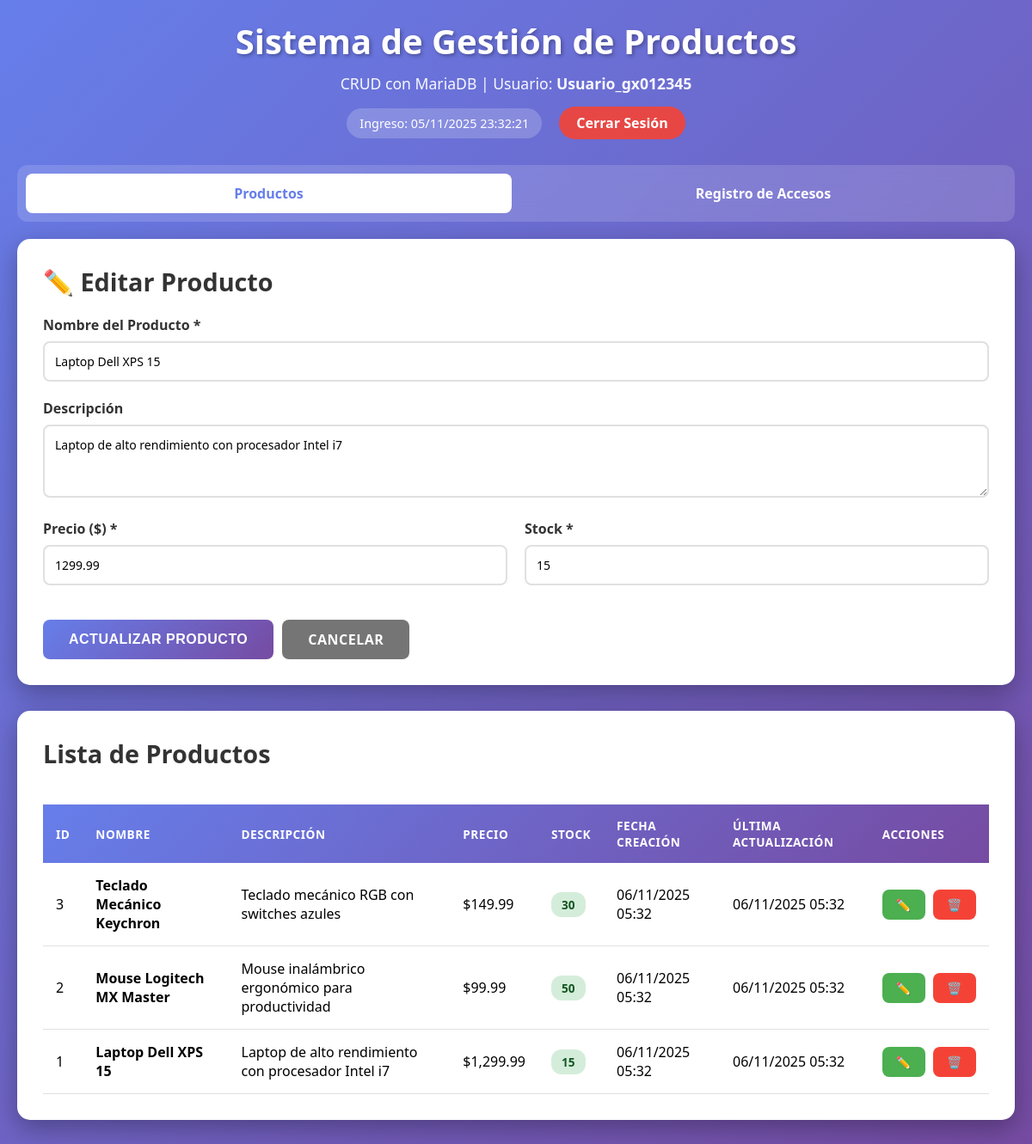
Page /?editar=1 on the committed database.
### tables this page shows
CREATE TABLE IF NOT EXISTS productos (
    id INT AUTO_INCREMENT PRIMARY KEY,
    nombre VARCHAR(255) NOT NULL,
    descripcion TEXT,
    precio DECIMAL(10, 2) NOT NULL DEFAULT 0.00,
    stock INT NOT NULL DEFAULT 0,
    fecha_creacion TIMESTAMP DEFAULT CURRENT_TIMESTAMP,
    fecha_actualizacion TIMESTAMP DEFAULT CURRENT_TIMESTAMP ON UPDATE CURRENT_TIMESTAMP
);

### functions.php (called while the page is built, shortened)
<?php
function obtenerProductos() {
    $pdo = getConnection();
    $sql = "SELECT * FROM productos ORDER BY id DESC";
    $stmt = $pdo->query($sql);
    return $stmt->fetchAll();
}
function obtenerProductoPorId($id) {
    $pdo = getConnection();
    $sql = "SELECT * FROM productos WHERE id = ?";
    $stmt = $pdo->prepare($sql);
    $stmt->execute([ (int)$id ]);
    return $stmt->fetch();
}

### index.php (the view, shortened to what this page needs)
<?php
require_once __DIR__ . '/functions.php';
$editando = false;
$producto_edit = null;
if (isset($_GET['editar'])) {
    $editando = true;
    $id = intval($_GET['editar']);
    $producto_edit = obtenerProductoPorId($id);
}
$productos = obtenerProductos();
?>
<!DOCTYPE html>
<html lang="es">
<head>
    <link rel="stylesheet" href="styles.css">
</head>
<body>
    <div class="container">
        <div class="header">
            <h1> Sistema de Gestión de Productos</h1>
            <p>CRUD con MariaDB | Usuario: <strong><?php echo $_SESSION['usuario']; ?></strong></p>
            <div class="session-info">
                <span>Ingreso: <?php echo date('d/m/Y H:i:s', $_SESSION['ingreso_timestamp']); ?></span>
                <a href="logout.php" class="btn-logout" onclick="return confirm('¿Deseas cerrar sesión?')">Cerrar Sesión</a>
            </div>
        </div>
        <div class="nav-tabs">
            <a href="index.php" class="tab-link active">Productos</a>
            <a href="registros.php" class="tab-link">Registro de Accesos</a>
        </div>
        <div class="card">
            <h2><?php echo $editando ? '✏️ Editar Producto' : '➕ Agregar Nuevo Producto'; ?></h2>
            <form method="POST" action="">
                <div class="form-group">
                    <label for="nombre">Nombre del Producto *</label>
                    <input type="text" id="nombre" name="nombre"
                           value="<?php echo $editando ? $producto_edit['nombre'] : ''; ?>"
                           required>
                </div>
                <div class="form-group">
                    <label for="descripcion">Descripción</label>
                    <textarea id="descripcion" name="descripcion" rows="3"><?php echo $editando ? $producto_edit['descripcion'] : ''; ?></textarea>
                </div>
                <div class="form-row">
                    <div class="form-group">
                        <label for="precio">Precio ($) *</label>
                        <input type="number" id="precio" name="precio" step="0.01" min="0"
                               value="<?php echo $editando ? $producto_edit['precio'] : ''; ?>"
                               required>
                    </div>
                    <div class="form-group">
                        <label for="stock">Stock *</label>
                        <input type="number" id="stock" name="stock" min="0"
                               value="<?php echo $editando ? $producto_edit['stock'] : ''; ?>"
                               required>
                    </div>
                </div>
                <div class="form-actions">
                    <?php if ($editando): ?>
                        <button type="submit" name="actualizar" class="btn btn-primary">Actualizar Producto</button>
                        <a href="index.php" class="btn btn-cancel">Cancelar</a>
                    <?php else: ?>
                        <button type="submit" name="crear" class="btn btn-primary">Crear Producto</button>
                    <?php endif; ?>
                </div>
            </form>
        </div>
        <div class="card">
            <h2>Lista de Productos</h2>
            <?php if (count($productos) > 0): ?>
                <div class="table-responsive">
                    <table>
                        <thead>
                            <tr>
                                <th>ID</th>
                                <th>Nombre</th>
                                <th>Descripción</th>
                                <th>Precio</th>
                                <th>Stock</th>
                                <th>Fecha Creación</th>
                                <th>Última Actualización</th>
                                <th>Acciones</th>
                            </tr>
                        </thead>
                        <tbody>
                            <?php foreach ($productos as $producto): ?>
                                <tr>
                                    <td><?php echo $producto['id']; ?></td>
                                    <td><strong><?php echo $producto['nombre']; ?></strong></td>
                                    <td><?php echo substr($producto['descripcion'], 0, 50) . (strlen($producto['descripcion']) > 50 ? '...' : ''); ?></td>
                                    <td>$<?php echo number_format($producto['precio'], 2); ?></td>
                                    <td><span class="badge <?php echo $producto['stock'] > 10 ? 'badge-success' : ($producto['stock'] > 0 ? 'badge-warning' : 'badge-danger'); ?>">
                                        <?php echo $producto['stock']; ?>
                                    </span></td>
                                    <td><?php echo date('d/m/Y H:i', strtotime($producto['fecha_creacion'])); ?></td>
                                    <td><?php echo date('d/m/Y H:i', strtotime($producto['fecha_actualizacion'])); ?></td>
                                    <td class="actions">
                                        <a href="?editar=<?php echo $producto['id']; ?>" class="btn btn-edit">✏️</a>
                                        <a href="?eliminar=<?php echo $producto['id']; ?>"
                                           class="btn btn-delete"
                                           onclick="return confirm('¿Estás seguro de eliminar este producto?')">🗑️</a>
                                    </td>
                                </tr>
                            <?php endforeach; ?>
                        </tbody>
                    </table>
                </div>
            <?php endif; ?>
        </div>
    </div>
</body>
</html>

### styles.css (style rules this page uses)
* { margin: 0; padding: 0; box-sizing: border-box; }
body { font-family: 'Segoe UI', Tahoma, Geneva, Verdana, sans-serif; background: linear-gradient(135deg, #667eea 0%, #764ba2 100%); min-height: 100vh; padding: 20px; }
.container { max-width: 1400px; margin: 0 auto; }
.header { text-align: center; color: white; margin-bottom: 30px; }
.header h1 { font-size: 2.5em; margin-bottom: 10px; text-shadow: 2px 2px 4px rgba(0,0,0,0.3); }
.header p { font-size: 1.1em; opacity: 0.95; }
.session-info { display: flex; justify-content: center; align-items: center; gap: 20px; margin-top: 15px; flex-wrap: wrap; }
.session-info span { background: rgba(255,255,255,0.2); padding: 8px 15px; border-radius: 20px; font-size: 0.9em; backdrop-filter: blur(10px); }
.btn-logout { background: rgba(244, 67, 54, 0.9); color: white; padding: 8px 20px; border-radius: 20px; text-decoration: none; font-weight: 600; transition: all 0.3s ease; }
.nav-tabs { display: flex; gap: 10px; margin-bottom: 20px; background: rgba(255,255,255,0.15); padding: 10px; border-radius: 12px; backdrop-filter: blur(10px); }
.tab-link { flex: 1; padding: 12px 20px; text-align: center; color: white; text-decoration: none; border-radius: 8px; font-weight: 600; transition: all 0.3s ease; }
.tab-link.active { background: white; color: #667eea; }
.card { background: white; border-radius: 15px; padding: 30px; box-shadow: 0 10px 30px rgba(0,0,0,0.3); margin-bottom: 30px; animation: slideUp 0.5s ease; }
.card h2 { color: #333; margin-bottom: 20px; font-size: 1.8em; }
.form-group { margin-bottom: 20px; }
.form-group label { display: block; margin-bottom: 8px; color: #333; font-weight: 600; }
.form-group input, .form-group textarea { width: 100%; padding: 12px; border: 2px solid #e0e0e0; border-radius: 8px; font-size: 14px; font-family: inherit; transition: all 0.3s ease; }
.form-row { display: grid; grid-template-columns: repeat(auto-fit, minmax(200px, 1fr)); gap: 20px; }
.btn { padding: 12px 30px; border: none; border-radius: 8px; font-size: 16px; font-weight: 600; cursor: pointer; transition: all 0.3s ease; text-transform: uppercase; letter-spacing: 0.5px; text-decoration: none; display: inline-block; }
.btn-primary { background: linear-gradient(135deg, #667eea 0%, #764ba2 100%); color: white; }
.btn-edit { background: #4CAF50; color: white; padding: 8px 16px; font-size: 14px; margin-right: 5px; }
.btn-delete { background: #f44336; color: white; padding: 8px 16px; font-size: 14px; }
.btn-cancel { background: #757575; color: white; }
.form-actions { display: flex; gap: 10px; margin-top: 20px; }
.table-responsive { overflow-x: auto; }
table { width: 100%; border-collapse: collapse; margin-top: 20px; }
table thead { background: linear-gradient(135deg, #667eea 0%, #764ba2 100%); color: white; }
table th, table td { padding: 15px; text-align: left; }
table th { font-weight: 600; text-transform: uppercase; font-size: 0.85em; letter-spacing: 0.5px; }
table tbody tr { border-bottom: 1px solid #e0e0e0; transition: background 0.3s ease; }
table td.actions { white-space: nowrap; }
.badge { display: inline-block; padding: 5px 12px; border-radius: 12px; font-size: 0.85em; font-weight: 600; }
.badge-success { background: #d4edda; color: #155724; }

### rows in the picture
productos: nombre "Laptop Dell XPS 15", descripcion "Laptop de alto rendimiento con procesador Intel i7", precio "1299.99", stock "15", id "1", precio "1,299.99", fecha_creacion "06/11/2025 05:32", fecha_actualizacion "06/11/2025 05:32"
productos: id "3", nombre "Teclado Mecánico Keychron", descripcion "Teclado mecánico RGB con switches azules", precio "149.99", stock "30", fecha_creacion "06/11/2025 05:32", fecha_actualizacion "06/11/2025 05:32"
productos: id "2", nombre "Mouse Logitech MX Master", descripcion "Mouse inalámbrico ergonómico para productividad", precio "99.99", stock "50", fecha_creacion "06/11/2025 05:32", fecha_actualizacion "06/11/2025 05:32"

### other values in the picture
$_SESSION['usuario'] "Usuario_gx012345"
date('d/m/Y H:i:s', $_SESSION['ingreso_timestamp']) "05/11/2025 23:32:21"
